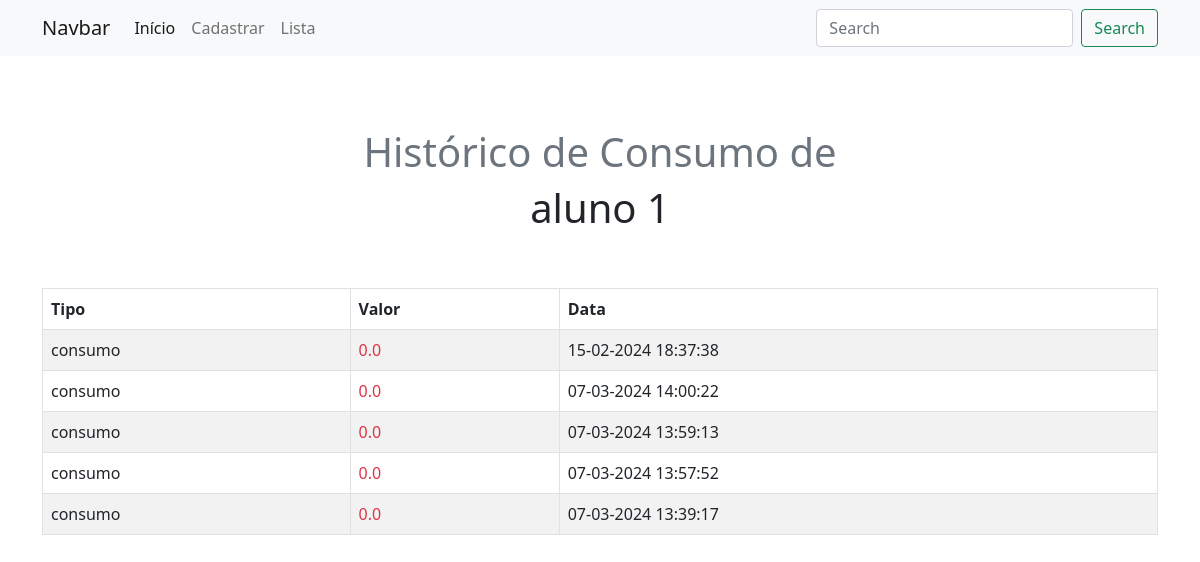
/historico/5, run on the app's committed database.
### tables this page shows
CREATE TABLE alunos (
                id INTEGER PRIMARY KEY AUTOINCREMENT,
                nome TEXT,
                turno TEXT,
                ano TEXT,
                responsavel TEXT,
                contato TEXT,
                credito TEXT,
                segunda TEXT DEFAULT '0,00',
                terca TEXT DEFAULT '0,00',
                quarta TEXT DEFAULT '0,00',
                quinta TEXT DEFAULT '0,00',
                sexta TEXT DEFAULT '0,00'
            );

CREATE TABLE historico_consumo (
                id INTEGER PRIMARY KEY AUTOINCREMENT,
                aluno_id INTEGER,
                data TEXT,
                valor REAL,
                tipo_transacao TEXT,
                FOREIGN KEY (aluno_id) REFERENCES alunos(id)
            );

### app.py (the view)
@app.route('/historico/<int:aluno_id>')
def historico(aluno_id):
  with sqlite3.connect(DATABASE) as con:
    con.row_factory = sqlite3.Row
    cur = con.cursor()
    cur.execute(
        'SELECT data, valor, tipo_transacao FROM historico_consumo WHERE aluno_id = ? ORDER BY data DESC',
        (aluno_id, ))
    historico_consumo = cur.fetchall()
  with sqlite3.connect(DATABASE) as con:
    con.row_factory = sqlite3.Row
    cur = con.cursor()
    cur.execute('SELECT nome, credito FROM alunos WHERE id = ?', (aluno_id, ))
    aluno = cur.fetchone()
  return render_template('historico.html',
                         aluno=aluno,
                         historico_consumo=historico_consumo)

### templates/historico.html (shortened to what this page needs)
<!DOCTYPE html>
<html lang="en">
<head>
    <link href="https://cdn.jsdelivr.net/npm/bootstrap@5.0.2/dist/css/bootstrap.min.css" rel="stylesheet">
</head>
<body>
  <nav class="navbar navbar-expand-lg navbar-light bg-light">
    <div class="container container-fluid">
      <a class="navbar-brand" href="/principal">Navbar</a>
      <div class="collapse navbar-collapse" id="navbarSupportedContent">
        <ul class="navbar-nav me-auto mb-2 mb-lg-0">
          <li class="nav-item">
            <a class="nav-link active" aria-current="page" href="/principal">Início</a>
          </li>
          <li class="nav-item">
            <a class="nav-link" href="/cadastrar">Cadastrar</a>
          </li>
          <li class="nav-item">
            <a class="nav-link" href="/lista_alunos">Lista</a>
          </li>
        </ul>
        <form class="d-flex">
          <input class="form-control me-2" type="search" placeholder="Search" aria-label="Search">
          <button class="btn btn-outline-success" type="submit">Search</button>
        </form>
      </div>
    </div>
  </nav>
  <div class="container pt-4 pb-4 d-flex flex-column justify-content-center align-items-center">
    <h1 class="pt-5 text-secondary">Histórico de Consumo de</h1>
    <h1 class="pb-5">{{ aluno.nome }}</h1>
    <table class="table table-bordered table-striped">
        <thead>
            <tr>
              <th>Tipo</th>
              <th>Valor</th>
              <th>Data</th>
            </tr>
        </thead>
        <tbody>
            {% for consumo in historico_consumo %}
                <tr>
                  <td class="tipo-transacao {{ consumo['tipo_transacao'] }}">{{ consumo['tipo_transacao'] }}</td>
                  <td class="{{ 'text-danger' if consumo['tipo_transacao'] == 'consumo' else 'text-success' }}">{{ consumo['valor'] }}</td>
                  <td>{{ consumo['data'] }}</td>
                </tr>
            {% endfor %}
        </tbody>
    </table>
  </div>
</body>
</html>

### data on the page
alunos: nome "aluno 1"
historico_consumo: tipo_transacao "consumo", valor "0.0", data "15-02-2024 18:37:38"
historico_consumo: tipo_transacao "consumo", valor "0.0", data "07-03-2024 14:00:22"
historico_consumo: tipo_transacao "consumo", valor "0.0", data "07-03-2024 13:59:13"
historico_consumo: tipo_transacao "consumo", valor "0.0", data "07-03-2024 13:57:52"
historico_consumo: tipo_transacao "consumo", valor "0.0", data "07-03-2024 13:39:17"
